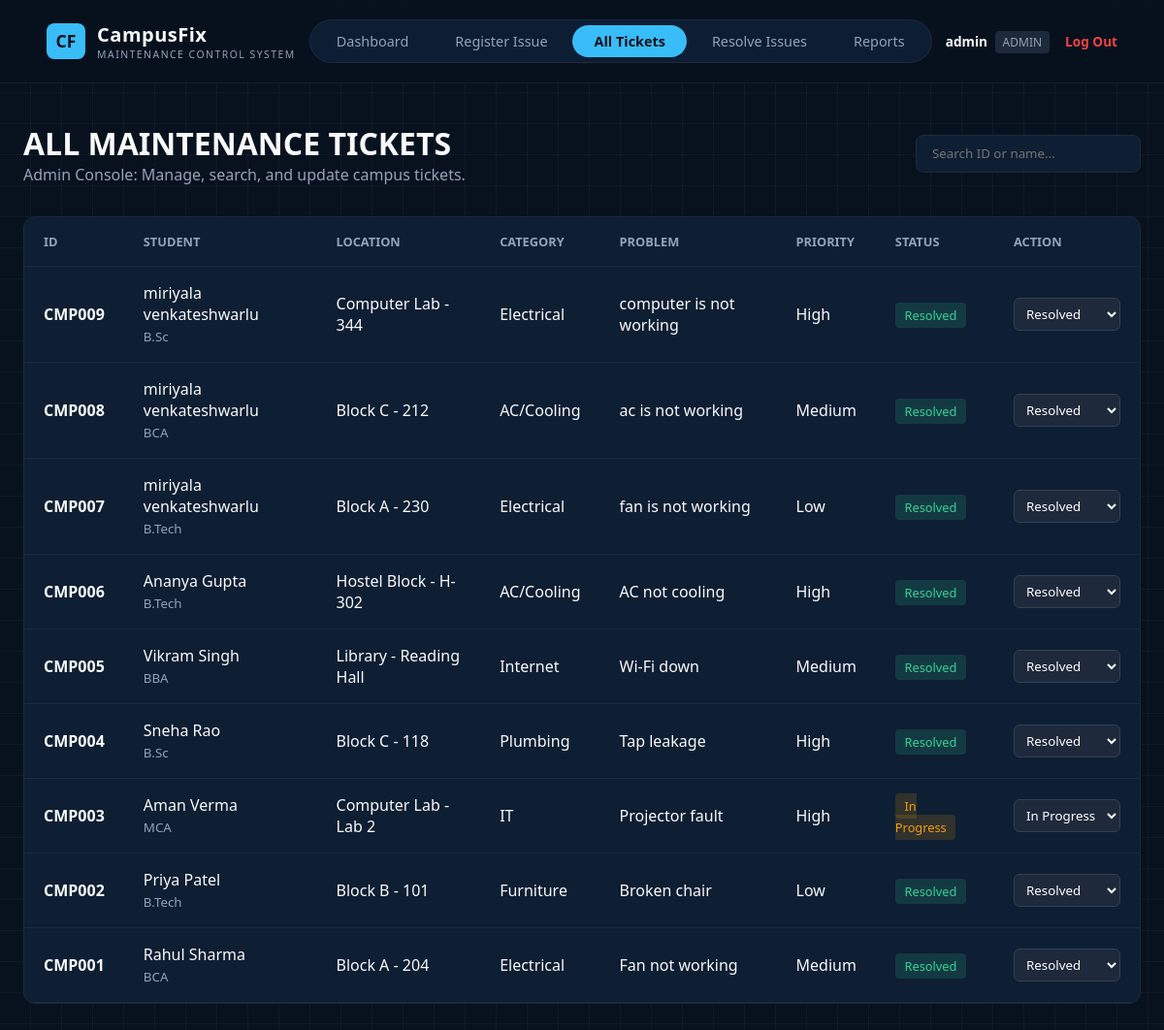
Screenshot of /tickets (signed in) with the database file from the repository.
### tables this page shows
CREATE TABLE complaints (
            id INTEGER PRIMARY KEY AUTOINCREMENT,
            complaint_id TEXT UNIQUE,
            student_name TEXT NOT NULL,
            department TEXT NOT NULL,
            building TEXT NOT NULL,
            room_no TEXT NOT NULL,
            category TEXT NOT NULL,
            problem TEXT NOT NULL,
            priority TEXT NOT NULL,
            status TEXT DEFAULT 'Pending',
            date TEXT NOT NULL
        );

### app.py (the view)
@app.route('/tickets')
@login_required
def tickets():
    search_query = request.args.get('search', '').strip()
    conn = get_db()
    cursor = conn.cursor()
    if session['role'] == 'admin':
        if search_query:
            cursor.execute("SELECT * FROM complaints WHERE complaint_id LIKE ? OR student_name LIKE ? ORDER BY id DESC",
                           (f"%{search_query}%", f"%{search_query}%"))
        else:
            cursor.execute("SELECT * FROM complaints ORDER BY id DESC")
    else:
        if search_query:
            cursor.execute("SELECT * FROM complaints WHERE student_name = ? AND complaint_id LIKE ? ORDER BY id DESC",
                           (session['username'], f"%{search_query}%"))
        else:
            cursor.execute("SELECT * FROM complaints WHERE student_name = ? ORDER BY id DESC", (session['username'],))
    complaints = cursor.fetchall()
    conn.close()
    return render_template('tickets.html', complaints=complaints, search=search_query)

### app.py (called while the page is built)
def login_required(f):
    @wraps(f)
    def decorated_function(*args, **kwargs):
        if 'user_id' not in session:
            flash('Please log in first.')
            return redirect(url_for('login_password'))
        return f(*args, **kwargs)
    return decorated_function

### database.py (called while the page is built)
def get_db():
    conn = sqlite3.connect(DATABASE)
    conn.row_factory = sqlite3.Row
    return conn

### templates/tickets.html (shortened to what this page needs)
{% extends "base.html" %}
{% block content %}
<div class="container">
  <div style="display: flex; justify-content: space-between; align-items: center; margin-bottom: 2rem;">
    <div>
      <h2 style="font-size: 2rem; font-weight: 800;">
        {{ 'ALL MAINTENANCE TICKETS' if session.get('role') == 'admin' else 'MY TICKETS' }}
      </h2>
      <p style="color: var(--text-muted);">
        {{ 'Admin Console: Manage, search, and update campus tickets.' if session.get('role') == 'admin' else 'Track status and details of your reported issues.' }}
      </p>
    </div>
    <form method="GET" action="{{ url_for('tickets') }}">
      <input type="text" name="search" value="{{ search or '' }}" placeholder="Search ID or name..." style="padding: 0.6rem 1rem; border-radius: 8px; border: 1px solid var(--border-color); background: var(--bg-card); color: white;">
    </form>
  </div>
  <div class="table-card">
    <table>
      <thead>
        <tr>
          <th>ID</th>
          <th>Student</th>
          <th>Location</th>
          <th>Category</th>
          <th>Problem</th>
          <th>Priority</th>
          <th>Status</th>
          <th>Action</th>
        </tr>
      </thead>
      <tbody>
        {% if complaints %}
          {% for row in complaints %}
          <tr>
            <td><strong>{{ row['complaint_id'] }}</strong></td>
            <td>
              {{ row['student_name'] }}<br>
              <small style="color: var(--text-muted)">{{ row['department'] }}</small>
            </td>
            <td>{{ row['building'] }} - {{ row['room_no'] }}</td>
            <td>{{ row['category'] }}</td>
            <td>{{ row['problem'] }}</td>
            <td>{{ row['priority'] }}</td>
            <td>
              {% if row['status'] == 'Resolved' %}
                <span style="padding: 0.25rem 0.6rem; border-radius: 4px; font-size: 0.8rem; background: rgba(52, 211, 153, 0.15); color: #34d399;">
                  Resolved
                </span>
              {% elif row['status'] == 'In Progress' %}
                <span style="padding: 0.25rem 0.6rem; border-radius: 4px; font-size: 0.8rem; background: rgba(245, 158, 11, 0.15); color: #f59e0b;">
                  In Progress
                </span>
              {% else %}
                <span style="padding: 0.25rem 0.6rem; border-radius: 4px; font-size: 0.8rem; background: rgba(239, 68, 68, 0.15); color: #ef4444;">
                  Pending
                </span>
              {% endif %}
            </td>
            <td>
              {% if session.get('role') == 'admin' %}
                <form action="{{ url_for('update_status', complaint_id=row['complaint_id']) }}" method="POST">
                  <select name="status" onchange="this.form.submit()" style="background: #1e293b; color: white; border: 1px solid #334155; padding: 0.35rem 0.5rem; border-radius: 6px; cursor: pointer;">
                    <option value="In Progress" {% if row['status'] == 'In Progress' %}selected{% endif %}>In Progress</option>
                    <option value="Resolved" {% if row['status'] == 'Resolved' %}selected{% endif %}>Resolved</option>
                  </select>
                </form>
              {% else %}
                <span style="color: var(--text-muted); font-size: 0.85rem;">Read Only</span>
              {% endif %}
            </td>
          </tr>
          {% endfor %}
        {% else %}
          <tr>
            <td colspan="8" style="text-align: center; color: var(--text-muted); padding: 2.5rem;">
              No tickets found.
            </td>
          </tr>
        {% endif %}
      </tbody>
    </table>
  </div>
</div>
{% endblock %}

### templates/base.html (shortened to what this page needs)
<!DOCTYPE html>
<html lang="en">
<head>
  <link rel="stylesheet" href="{{ url_for('static', filename='css/style.css') }}">
</head>
<body>
  <nav class="navbar">
    <a href="{{ url_for('dashboard') }}" style="text-decoration: none; color: inherit;">
      <div class="nav-brand">
        <div class="brand-icon">CF</div>
        <div>
          <div class="brand-title">CampusFix</div>
          <div class="brand-sub">MAINTENANCE CONTROL SYSTEM</div>
        </div>
      </div>
    </a>
    <div class="nav-pills">
      <a href="{{ url_for('dashboard') }}" class="{{ 'active' if request.endpoint == 'dashboard' else '' }}">Dashboard</a>
      {% if session.get('user_id') %}
        <a href="{{ url_for('register') }}" class="{{ 'active' if request.endpoint == 'register' else '' }}">Register Issue</a>
        <a href="{{ url_for('tickets') }}" class="{{ 'active' if request.endpoint == 'tickets' else '' }}">
          {{ 'All Tickets' if session.get('role') == 'admin' else 'My Tickets' }}
        </a>
        {% if session.get('role') == 'admin' %}
          <a href="{{ url_for('admin_console') }}" class="{{ 'active' if request.endpoint == 'admin_console' else '' }}">Resolve Issues</a>
          <a href="{{ url_for('reports') }}" class="{{ 'active' if request.endpoint == 'reports' else '' }}">Reports</a>
        {% endif %}
      {% endif %}
    </div>
    <div style="display: flex; align-items: center; gap: 1rem;">
      {% if session.get('user_id') %}
        <span style="font-size: 0.85rem; color: #94a3b8;">
          <strong style="color: #f8fafc;">{{ session.get('username') }}</strong>
          <span style="font-size: 0.75rem; text-transform: uppercase; background: #1e293b; padding: 0.2rem 0.5rem; border-radius: 4px; margin-left: 0.25rem;">
            {{ session.get('role') }}
          </span>
        </span>
        <a href="{{ url_for('logout') }}" style="color: #ef4444; font-size: 0.85rem; text-decoration: none; font-weight: 600;">Log Out</a>
      {% endif %}
    </div>
  </nav>
  <main>
    {% block content %}{% endblock %}
  </main>
</body>
</html>

### static/css/style.css (style rules this page uses)
:root { --bg-primary: #08121f; --bg-card: #0e1e33; --accent-cyan: #38bdf8; --accent-amber: #f59e0b; --text-main: #f8fafc; --text-muted: #94a3b8; --border-color: #1e293b; --cream-card: #fdfbf7; }
* { box-sizing: border-box; margin: 0; padding: 0; font-family: 'Segoe UI', system-ui, -apple-system, sans-serif; }
body { background-color: var(--bg-primary); background-image: linear-gradient(rgba(255, 255, 255, 0.03) 1px, transparent 1px), linear-gradient(90deg, rgba(255, 255, 255, 0.03) 1px, transparent 1px); background-size: 32px 32px; background-position: -1px -1px; color: var(--text-main); min-height: 100vh; }
.navbar { display: flex; justify-content: space-between; align-items: center; padding: 1.25rem 3rem; border-bottom: 1px solid rgba(255, 255, 255, 0.05); background: rgba(8, 18, 31, 0.8); backdrop-filter: blur(8px); }
.nav-brand { display: flex; align-items: center; gap: 0.75rem; }
.brand-icon { background: #38bdf8; color: #07111e; font-weight: 800; padding: 0.4rem 0.6rem; border-radius: 8px; font-size: 1.1rem; }
.brand-title { font-weight: 700; letter-spacing: 0.5px; font-size: 1.25rem; }
.brand-sub { font-size: 0.65rem; letter-spacing: 1.5px; color: var(--text-muted); }
.nav-pills { display: flex; background: #0d1e34; padding: 0.3rem; border-radius: 9999px; border: 1px solid var(--border-color); gap: 0.2rem; }
.nav-pills a { color: var(--text-muted); text-decoration: none; padding: 0.45rem 1.4rem; border-radius: 9999px; font-size: 0.9rem; transition: all 0.2s ease; }
.nav-pills a.active, .nav-pills a:hover { background: #38bdf8; color: #07111e; font-weight: 600; }
.container { max-width: 1200px; margin: 2.5rem auto; padding: 0 1.5rem; }
.table-card { background: var(--bg-card); border-radius: 12px; border: 1px solid var(--border-color); overflow-x: auto; }
table { width: 100%; border-collapse: collapse; text-align: left; }
th, td { padding: 1rem 1.25rem; border-bottom: 1px solid var(--border-color); }
th { color: var(--text-muted); font-size: 0.8rem; text-transform: uppercase; }

### rows the page displays
complaints: complaint_id "CMP009", student_name "miriyala venkateshwarlu", department "B.Sc", building "Computer Lab", room_no "344", category "Electrical", problem "computer is not working", priority "High", shows "Resolved", status "Resolved"
complaints: complaint_id "CMP008", student_name "miriyala venkateshwarlu", department "BCA", building "Block C", room_no "212", category "AC/Cooling", problem "ac is not working", priority "Medium", shows "Resolved", status "Resolved"
complaints: complaint_id "CMP007", student_name "miriyala venkateshwarlu", department "B.Tech", building "Block A", room_no "230", category "Electrical", problem "fan is not working", priority "Low", shows "Resolved", status "Resolved"
complaints: complaint_id "CMP006", student_name "Ananya Gupta", department "B.Tech", building "Hostel Block", room_no "H-302", category "AC/Cooling", problem "AC not cooling", priority "High", shows "Resolved", status "Resolved"
complaints: complaint_id "CMP005", student_name "Vikram Singh", department "BBA", building "Library", room_no "Reading Hall", category "Internet", problem "Wi-Fi down", priority "Medium", shows "Resolved", status "Resolved"
complaints: complaint_id "CMP004", student_name "Sneha Rao", department "B.Sc", building "Block C", room_no "118", category "Plumbing", problem "Tap leakage", priority "High", shows "Resolved", status "Resolved"
complaints: complaint_id "CMP003", student_name "Aman Verma", department "MCA", building "Computer Lab", room_no "Lab 2", category "IT", problem "Projector fault", priority "High", shows "In Progress", status "In Progress"
complaints: complaint_id "CMP002", student_name "Priya Patel", department "B.Tech", building "Block B", room_no "101", category "Furniture", problem "Broken chair", priority "Low", shows "Resolved", status "Resolved"
complaints: complaint_id "CMP001", student_name "Rahul Sharma", department "BCA", building "Block A", room_no "204", category "Electrical", problem "Fan not working", priority "Medium", shows "Resolved", status "Resolved"

### other values shown
{{ 'All Tickets' if session.get('role') == 'admin' else 'My Tickets' }} "All Tickets"
{{ session.get('username') }} "admin"
{{ session.get('role') }} "ADMIN"
